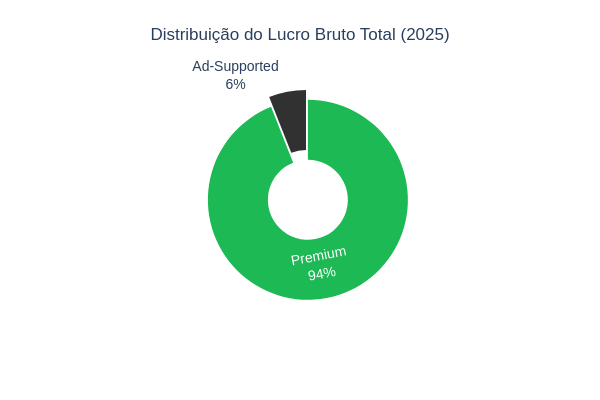

This figure's notebook cell:
### Markdown cell above
### Origem da Sustentabilidade Financeira
Se o plano gratuito concentra a maior parte dos utilizadores, de onde vem o lucro que realmente sustenta a operação?
  
Será analisada a distribuição do lucro bruto para entender o peso real de cada segmento.  
O resultado indica que a saúde financeira da empresa não é proporcional ao volume de pessoas, mas sim à categoria de utilizador.
  
O gráfico a seguir revela que a estabilidade do negócio depende quase exclusivamente do segmento Premium,  
reforçando a importância de converter a audiência em subscritores fiéis.

### Code cell
fig2 = px.pie(df, values='Lucro_Bruto', names='Segmento', 
             title='Distribuição do Lucro Bruto Total (2025)',
             color_discrete_sequence=[cor_spotify, cor_cinza],
             hole=.4)

# Padrão e destaque das fatias:
fig2.update_layout(**layout_padrao)
fig2.update_traces(textinfo='percent+label', pull=[0.1, 0], textfont_size=14)
fig2.update_layout(showlegend=False)
fig2.show()

### Figure 1 — Plotly figure (JSON) as saved in the notebook; plotly's stock layout.template omitted (floating-point values rounded to 4 significant figures)
{"data": [{"domain": {"x": [0, 1], "y": [0, 1]}, "hole": 0.4, "hovertemplate": "Segmento=%{label}<br>Lucro_Bruto=%{value}<extra></extra>", "labels": ["Premium", "Ad-Supported"], "legendgroup": "", "name": "", "pull": [0.1, 0], "showlegend": true, "textfont": {"size": 14}, "textinfo": "percent+label", "type": "pie", "values": [5166.0, 330.0]}], "layout": {"font": {"family": "Arial", "size": 12}, "height": 400, "legend": {"tracegroupgap": 0}, "margin": {"b": 100, "l": 50, "r": 50, "t": 80}, "paper_bgcolor": "rgba(0,0,0,0)", "piecolorway": ["#1DB954", "#313131"], "plot_bgcolor": "rgba(0,0,0,0)", "showlegend": false, "title": {"text": "Distribuição do Lucro Bruto Total (2025)", "x": 0.5}, "width": 600}}
